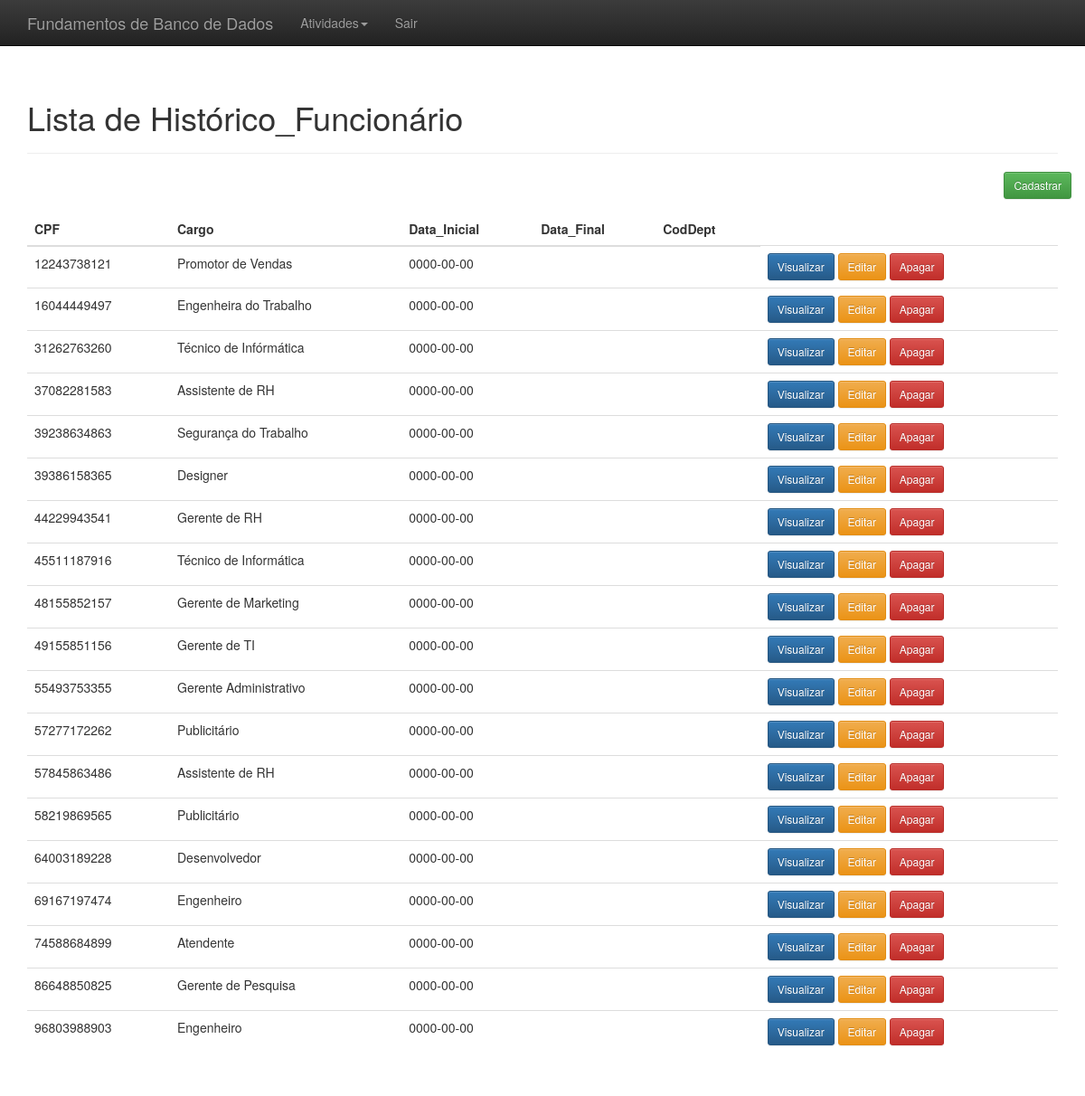
Page /index.php?link=26 on the earlier database version.
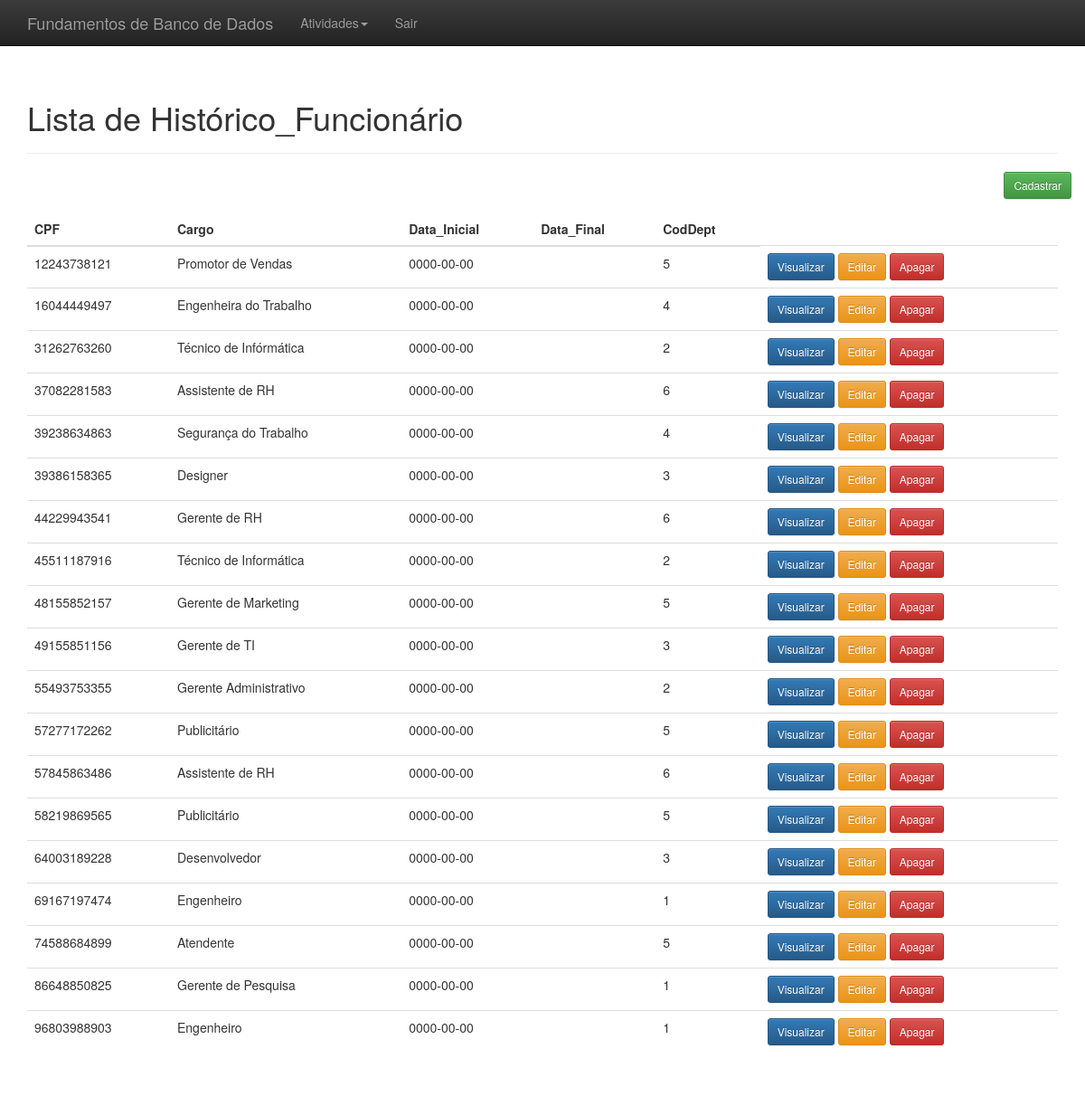
Same page on the later database version.
### tables this page shows
CREATE TABLE Historico_Funcionario(
	CPF CHAR(11) ,
    Cargo VARCHAR(100),
    DataInicial DATE,
    DataFinal DATE,
    CodDept INT
    );

### listar_historicofuncionario.php (the view, shortened to what this page needs)
<?php
    include "conexao.php";
	$resultado=mysqli_query($conectar,"SELECT * FROM historico_funcionario ORDER BY CPF");
?>
<div class="container theme-showcase" role="main">
  <div class="page-header">
	<h1>Lista de Histórico_Funcionário</h1>
  </div>
  <div class="row espaco">
	<div class="pull-right">
		<a href="index.php?link=3"<button type='button' class='btn btn-sm btn-success'>Cadastrar</button></a>
	</div>
  </div>
  <div class="row">
	<div class="col-md-12">
	  <table class="table">
		<thead>
		  <tr>
			<th>CPF</th>
			<th>Cargo</th>
			<th>Data_Inicial</th>
			<th>Data_Final</th>
            <th>CodDept</th>
		  </tr>
		</thead>
		<tbody>
			<?php
				while($linhas = mysqli_fetch_array($resultado)){
					echo "<tr>";
						echo "<td>".$linhas['CPF']."</td>";
						echo "<td>".$linhas['Cargo']."</td>";
						echo "<td>".$linhas['DataInicial']."</td>";
						echo "<td>".$linhas['DataFinal']."</td>";
                        echo "<td>".$linhas['CodDept']."</td>";
						?>
						<td>
						<a href='index.php?link=5&id=<?php echo $linhas['id']; ?>'><button type='button' class='btn btn-sm btn-primary'>Visualizar</button></a>
						<a href='index.php?link=28&CPF=<?php echo $linhas['CPF']; ?>'><button type='button' class='btn btn-sm btn-warning'>Editar</button></a>
						<a href='processa/proc_apagar_historicofuncionario.php?CPF=<?php echo $linhas['CPF']; ?>'><button type='button' class='btn btn-sm btn-danger'>Apagar</button></a>
						<?php
					echo "</tr>";
				}
			?>
		</tbody>
	  </table>
	</div>
  </div>
</div>

Differences in the rows shown:
changed historico_funcionario "Promotor de Vendas": CodDept (not shown) → "5"
changed historico_funcionario "Engenheira do Trabalho": CodDept (not shown) → "4"
changed historico_funcionario "Técnico de Infórmática": CodDept (not shown) → "2"
changed historico_funcionario (number 4 of 19 on the later page): CodDept (not shown) → "6"
changed historico_funcionario "Segurança do Trabalho": CodDept (not shown) → "4"
changed historico_funcionario "Designer": CodDept (not shown) → "3"
changed historico_funcionario "Gerente de RH": CodDept (not shown) → "6"
changed historico_funcionario "Técnico de Informática": CodDept (not shown) → "2"
changed historico_funcionario "Gerente de Marketing": CodDept (not shown) → "5"
changed historico_funcionario "Gerente de TI": CodDept (not shown) → "3"
changed historico_funcionario "Gerente Administrativo": CodDept (not shown) → "2"
changed historico_funcionario (number 12 of 19 on the later page): CodDept (not shown) → "5"
changed historico_funcionario (number 13 of 19 on the later page): CodDept (not shown) → "6"
changed historico_funcionario (number 14 of 19 on the later page): CodDept (not shown) → "5"
changed historico_funcionario "Desenvolvedor": CodDept (not shown) → "3"
changed historico_funcionario (number 16 of 19 on the later page): CodDept (not shown) → "1"
changed historico_funcionario "Atendente": CodDept (not shown) → "5"
changed historico_funcionario "Gerente de Pesquisa": CodDept (not shown) → "1"
changed historico_funcionario (number 19 of 19 on the later page): CodDept (not shown) → "1"
